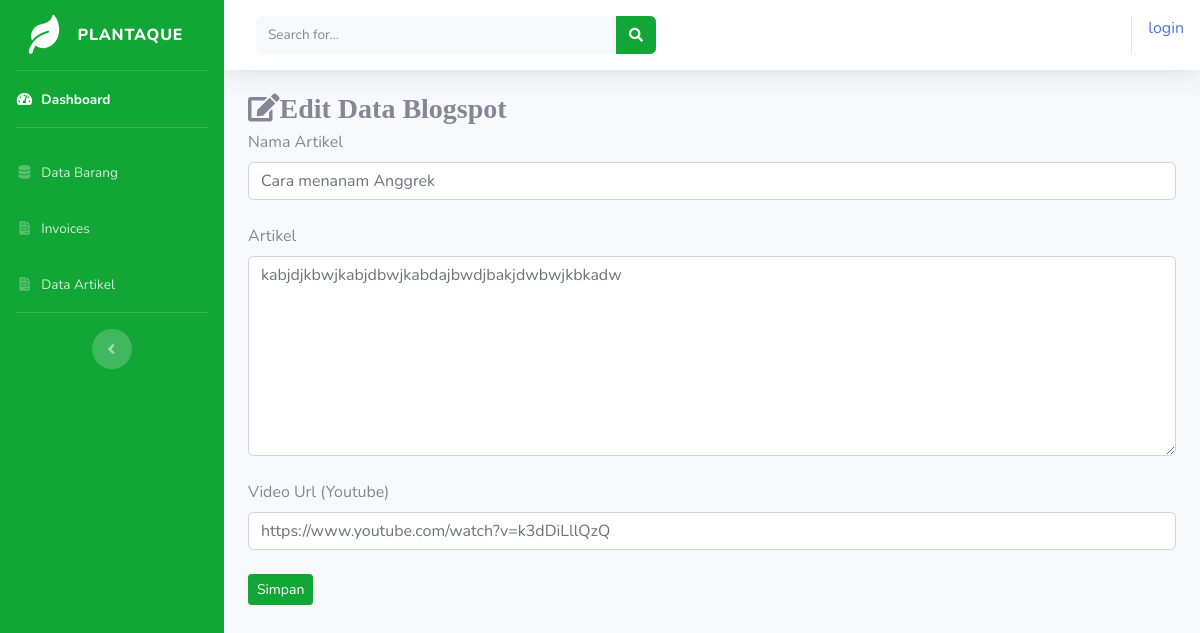
/index.php/admin/data_blogspot/edit/11, run on the app's committed database.
### tables this page shows
CREATE TABLE `tb_blogspot` (
  `id_deskripsi` int(11) NOT NULL,
  `nama_deskripsi` varchar(100) NOT NULL,
  `deskripsi` text NOT NULL,
  `gambar` text NOT NULL,
  `video_url` varchar(200) NOT NULL
);

### application/controllers/admin/data_blogspot.php (called while the page is built, shortened)
<?php
class data_blogspot extends CI_Controller{
    public function edit($id_deskripsi)
    {
        $where = array('id_deskripsi' => $id_deskripsi);
        $data['blogspot'] = $this->model_blogspot->edit_blogspot($where,
        'tb_blogspot')->result();
        $this->load->view('templates_admin/header');
        $this->load->view('templates_admin/sidebar');
        $this->load->view('admin/edit_blogspot', $data);
        $this->load->view('templates_admin/footer');
    }
}
?>

### index.php (called while the page is built, shortened)
<?php
require_once BASEPATH.'core/CodeIgniter.php';

### application/models/model_blogspot.php (called while the page is built, shortened)
<?php
class Model_blogspot extends CI_model{
    public function edit_blogspot($where,$table)
    {
        return $this->db->get_where($table,$where);
    }
}
?>

### application/views/admin/edit_blogspot.php (the view, shortened to what this page needs)
<div class='container-fluid'>
    <h3 class="fas fa-edit">Edit Data Blogspot</h3>
    <?php foreach ($blogspot as $blog) : ?>
    <form action="<?php echo base_url().'/admin/data_blogspot/update'?>" method="post">
        <div class="for-group">
            <label >Nama Artikel</label>
            <input type="text" name="nama_deskripsi" class="form-control" value="<?php echo $blog->nama_deskripsi?>">
        </div>
        <br>
        <div class="for-group">
            <label >Artikel</label>
            <textarea style="height:200px" name="deskripsi" class="form-control"><?php echo $blog->deskripsi ?></textarea>
        </div>
        <br>
        <div>
            <label>Video Url (Youtube)</label>
            <input type="text" name="video_url" class="form-control" value="<?php echo $blog->video_url ?>">
        </div>
        <br>
        <button type="submit" class="btn btn-primary btn-sm">Simpan
        </button>
    </form>
    <?php endforeach; ?>
</div>

### data on the page
tb_blogspot: nama_deskripsi "Cara menanam Anggrek", deskripsi "kabjdjkbwjkabjdbwjkabdajbwdjbakjdwbwjkbkadw", video_url "https://www.youtube.com/watch?v=k3dDiLllQzQ"

### other printed values
anchor('auth/login', 'login') "login"
